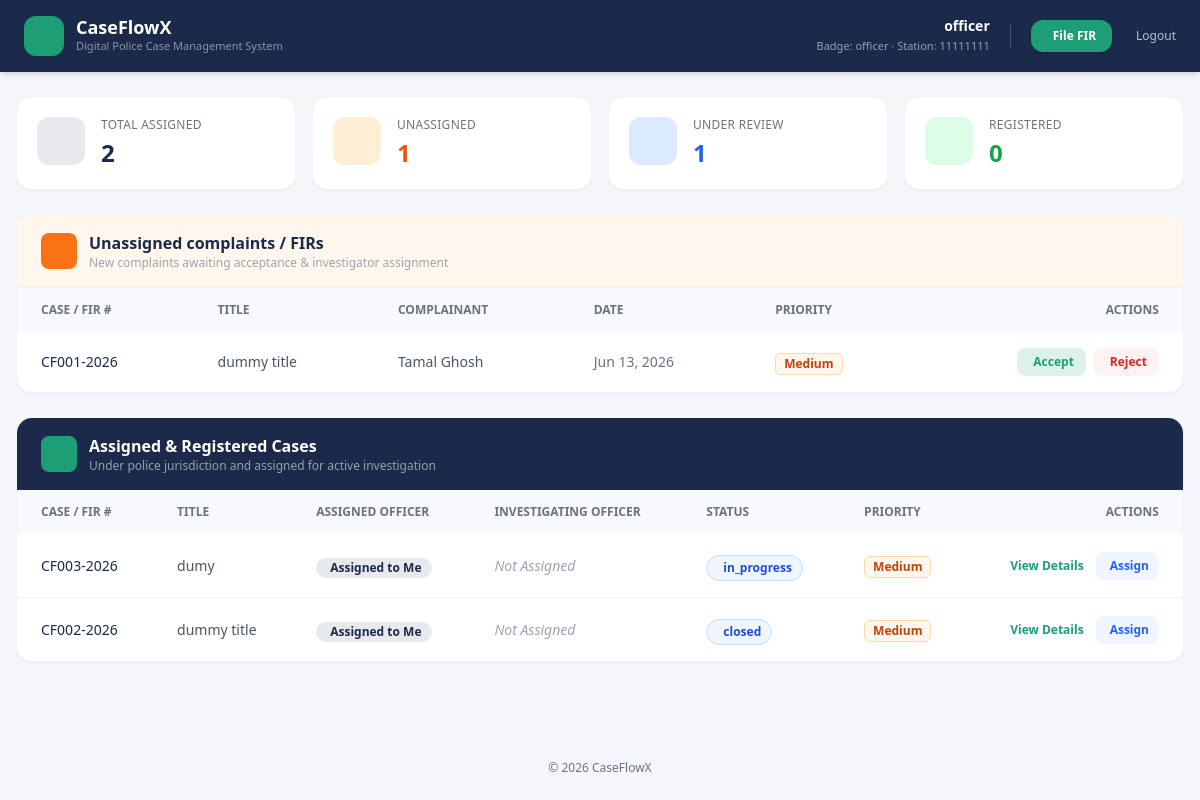
Before: /officer-dashboard.php (signed in) with the older database file.
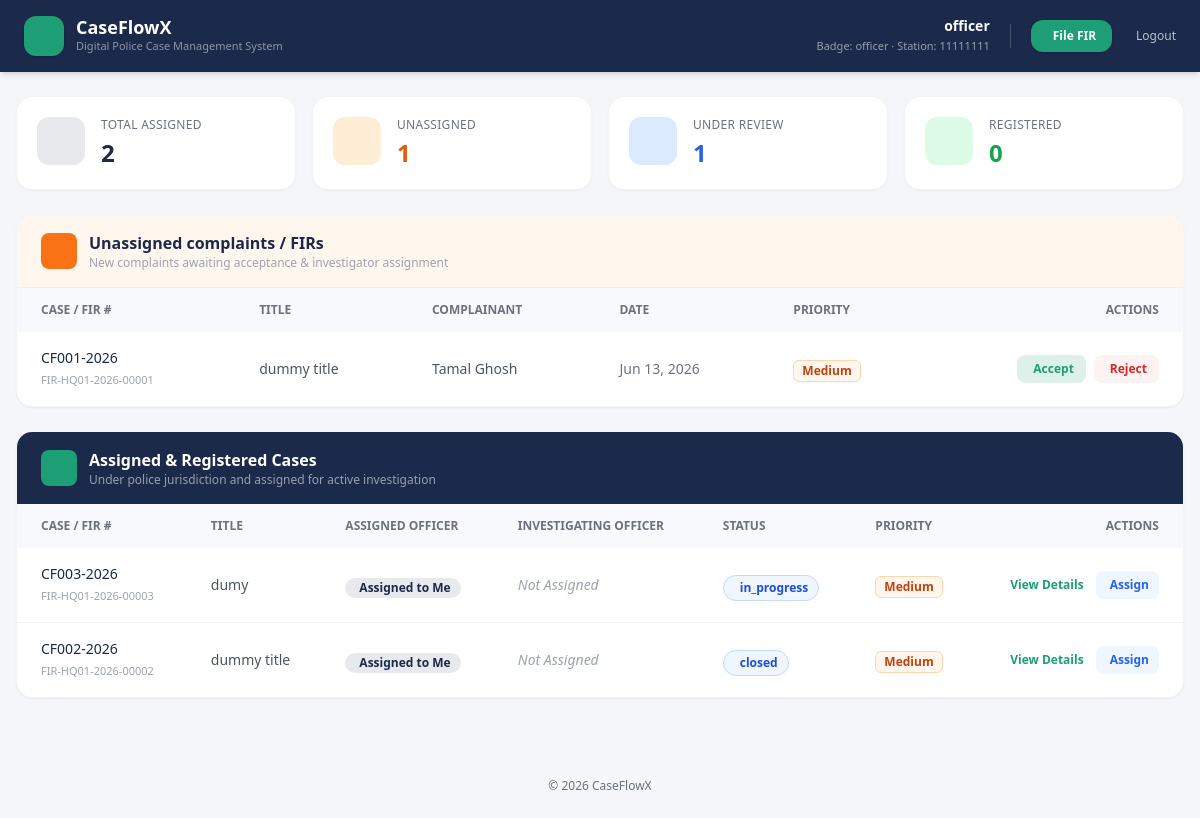
After: the same page with the newer database file.
### tables this page shows
CREATE TABLE officers (
            id              INTEGER PRIMARY KEY AUTOINCREMENT,
            badge_number    TEXT    NOT NULL UNIQUE,
            full_name       TEXT    NOT NULL,
            email           TEXT    UNIQUE,
            phone           TEXT    NOT NULL UNIQUE,
            station_code    TEXT    NOT NULL,
            role            TEXT    NOT NULL DEFAULT 'FIR Officer' CHECK(role IN ('FIR Officer','Supervisor','Admin')),
            password_hash   TEXT    NOT NULL,
            status          TEXT    NOT NULL DEFAULT 'active' CHECK(status IN ('active','suspended')),
            created_at      TEXT    NOT NULL DEFAULT (datetime('now')),
            last_login      TEXT
        );

CREATE TABLE cases (
            id              INTEGER PRIMARY KEY AUTOINCREMENT,
            citizen_id      INTEGER NOT NULL,
            case_number     TEXT    NOT NULL UNIQUE,
            title           TEXT    NOT NULL,
            description     TEXT    NOT NULL,
            status          TEXT    NOT NULL DEFAULT 'open' CHECK(status IN ('open','in_progress','resolved','closed')),
            priority        TEXT    NOT NULL DEFAULT 'low' CHECK(priority IN ('low','medium','high')),
            created_at      TEXT    NOT NULL DEFAULT (datetime('now')), fir_number TEXT, complainant_name TEXT, complainant_nid TEXT, complainant_phone TEXT, complainant_address TEXT, incident_date TEXT, incident_time TEXT, incident_location TEXT, incident_description TEXT, sections_applied TEXT, witness_details TEXT, officer_id INTEGER, station_code TEXT, investigating_officer TEXT, modified_by INTEGER, modified_at TEXT, investigator_id INTEGER,
            FOREIGN KEY (citizen_id) REFERENCES citizens(id) ON DELETE CASCADE
        );

CREATE TABLE citizens (
            id              INTEGER PRIMARY KEY AUTOINCREMENT,
            full_name       TEXT    NOT NULL,
            national_id     TEXT    NOT NULL UNIQUE,
            date_of_birth   TEXT    NOT NULL,
            gender          TEXT    NOT NULL CHECK(gender IN ('male','female','other')),
            phone           TEXT    NOT NULL UNIQUE,
            email           TEXT    UNIQUE,
            division        TEXT    NOT NULL,
            district        TEXT    NOT NULL,
            address         TEXT    NOT NULL,
            password_hash   TEXT    NOT NULL,
            status          TEXT    NOT NULL DEFAULT 'active' CHECK(status IN ('active','suspended')),
            created_at      TEXT    NOT NULL DEFAULT (datetime('now')),
            last_login      TEXT
        );

### db.php (called while the page is built, shortened)
<?php
function get_db(): PDO {
    static $pdo = null;
    if ($pdo !== null) return $pdo;
    try {
        $pdo = new PDO('sqlite:' . DB_PATH);
        $pdo->setAttribute(PDO::ATTR_ERRMODE, PDO::ERRMODE_EXCEPTION);
        $pdo->setAttribute(PDO::ATTR_DEFAULT_FETCH_MODE, PDO::FETCH_ASSOC);
        $pdo->exec('PRAGMA journal_mode=WAL');
        $pdo->exec('PRAGMA foreign_keys = ON');
    } catch (PDOException $e) {
        die("Database connection failed: " . $e->getMessage());
    }
    return $pdo;
}
function require_officer(): array {
    $db = get_db();
    $stmt = $db->prepare('SELECT id, badge_number, full_name, email, phone, station_code, role, status, created_at FROM officers WHERE id = ? AND status = ?');
    $stmt->execute([$_SESSION['officer_id'], 'active']);
    $officer = $stmt->fetch();
    return $officer;
}

### officer-dashboard.php (the view, shortened to what the rows shown need)
<?php
require_once __DIR__ . '/db.php';
$officer = require_officer();
$db = get_db();
$assignedCases = [];
try {
    $stmt = $db->query("
        SELECT c.*, o.full_name as officer_name,
               (SELECT COUNT(*) FROM fir_evidence WHERE case_id = c.id) as evidence_count
        FROM cases c
        LEFT JOIN officers o ON c.officer_id = o.id
        WHERE c.officer_id IS NOT NULL
        ORDER BY c.created_at DESC
    ");
    $assignedCases = $stmt->fetchAll();
} catch (PDOException $e) {
    error_log("Dashboard assigned cases error: " . $e->getMessage());
}
$unassignedCases = [];
try {
    $stmt = $db->query("
        SELECT c.*, ct.full_name as citizen_name
        FROM cases c
        LEFT JOIN citizens ct ON c.citizen_id = ct.id
        WHERE c.officer_id IS NULL AND (c.status = 'Submitted' OR c.status = 'open')
        ORDER BY c.created_at DESC
    ");
    $unassignedCases = $stmt->fetchAll();
} catch (PDOException $e) {
    error_log("Dashboard unassigned cases error: " . $e->getMessage());
}
?>
<!DOCTYPE html>
<html lang="en">
<head>
<link rel="stylesheet" href="https://cdn.jsdelivr.net/npm/@tabler/icons-webfont@3.19.0/dist/tabler-icons.min.css">
<script src="https://cdn.tailwindcss.com"></script>
</head>
<body class="bg-[#F4F6F9] min-h-screen flex flex-col justify-between">
  <div class="flex-grow">
<header class="bg-navy text-white shadow-md">
  <div class="max-w-7xl mx-auto px-6 py-4 flex flex-wrap items-center justify-between gap-4">
    <div class="flex items-center gap-3">
      <div>
        <h1 class="text-lg font-bold leading-none">CaseFlowX</h1>
      </div>
    </div>
    <div class="flex items-center gap-5 text-sm">
      <div class="hidden sm:block text-right">
        <div class="font-semibold text-white"><?= htmlspecialchars($officer['full_name']) ?></div>
        <div class="text-[11px] text-white/55">Badge: <?= htmlspecialchars($officer['badge_number']) ?> · Station: <?= htmlspecialchars($officer['station_code']) ?></div>
      </div>
    </div>
  </div>
</header>
<main class="max-w-7xl mx-auto px-4 py-6">
  <?php if (count($unassignedCases) > 0): ?>
  <div class="bg-white rounded-2xl shadow-sm border border-gray-100 overflow-hidden mb-6">
    <div class="bg-orange-50 border-b border-orange-100 px-6 py-4 flex items-center gap-3">
      <div>
        <h2 class="text-navy font-semibold text-base">Unassigned complaints / FIRs</h2>
      </div>
    </div>
    <div class="overflow-x-auto">
      <table class="w-full text-left">
        <thead class="bg-[#f8f9fc]">
          <tr>
            <th class="px-6 py-3.5 text-xs font-semibold text-gray-500 uppercase">Case / FIR #</th>
            <th class="px-6 py-3.5 text-xs font-semibold text-gray-500 uppercase">Title</th>
            <th class="px-6 py-3.5 text-xs font-semibold text-gray-500 uppercase">Complainant</th>
            <th class="px-6 py-3.5 text-xs font-semibold text-gray-500 uppercase">Date</th>
            <th class="px-6 py-3.5 text-xs font-semibold text-gray-500 uppercase">Priority</th>
            <th class="px-6 py-3.5 text-right text-xs font-semibold text-gray-500 uppercase">Actions</th>
          </tr>
        </thead>
        <tbody class="divide-y divide-gray-100">
          <?php foreach ($unassignedCases as $case): ?>
          <tr id="unassigned-row-<?= (int)$case['id'] ?>" class="hover:bg-gray-50/50 transition-colors">
            <td class="px-6 py-4 text-sm font-medium text-navy">
              <div><?= htmlspecialchars($case['case_number']) ?></div>
              <?php if (!empty($case['fir_number'])): ?>
                <div class="text-[11px] text-gray-400 font-normal mt-0.5"><?= htmlspecialchars($case['fir_number']) ?></div>
              <?php endif; ?>
            </td>
            <td class="px-6 py-4 text-sm text-gray-600 font-medium"><?= htmlspecialchars($case['title']) ?></td>
            <td class="px-6 py-4 text-sm text-gray-600"><?= htmlspecialchars($case['citizen_name'] ?? $case['complainant_name'] ?? '—') ?></td>
            <td class="px-6 py-4 text-sm text-gray-500"><?= date('M d, Y', strtotime($case['created_at'])) ?></td>
            <td class="px-6 py-4"><?= priorityBadge($case['priority']) ?></td>
            <td class="px-6 py-4 text-right">
              <div class="flex items-center justify-end gap-2">
                <button onclick="acceptCase(<?= (int)$case['id'] ?>, this)" class="bg-accent/15 text-accent hover:bg-accent hover:text-white px-3 py-1.5 rounded-lg text-xs font-bold flex items-center gap-1 transition">
                  <i class="ti ti-check"></i> Accept
                </button>
                <button onclick="rejectCase(<?= (int)$case['id'] ?>, this)" class="bg-red-50 text-red-600 hover:bg-red-600 hover:text-white px-3 py-1.5 rounded-lg text-xs font-bold flex items-center gap-1 transition">
                  <i class="ti ti-x"></i> Reject
                </button>
              </div>
            </td>
          </tr>
          <?php endforeach; ?>
        </tbody>
      </table>
    </div>
  </div>
  <?php endif; ?>
  <div class="bg-white rounded-2xl shadow-sm border border-gray-100 overflow-hidden">
    <div class="bg-navy px-6 py-4 flex items-center gap-3">
      <div>
        <h2 class="text-white font-semibold text-base">Assigned & Registered Cases</h2>
      </div>
    </div>
    <div class="overflow-x-auto">
      <table class="w-full text-left">
        <thead class="bg-[#f8f9fc]">
          <tr>
            <th class="px-6 py-3.5 text-xs font-semibold text-gray-500 uppercase">Case / FIR #</th>
            <th class="px-6 py-3.5 text-xs font-semibold text-gray-500 uppercase">Title</th>
            <th class="px-6 py-3.5 text-xs font-semibold text-gray-500 uppercase">Assigned Officer</th>
            <th class="px-6 py-3.5 text-xs font-semibold text-gray-500 uppercase">Investigating Officer</th>
            <th class="px-6 py-3.5 text-xs font-semibold text-gray-500 uppercase">Status</th>
            <th class="px-6 py-3.5 text-xs font-semibold text-gray-500 uppercase">Priority</th>
            <th class="px-6 py-3.5 text-right text-xs font-semibold text-gray-500 uppercase">Actions</th>
          </tr>
        </thead>
        <tbody class="divide-y divide-gray-100">
          <?php foreach ($assignedCases as $case):
            $isAssignedToMe = ((int)$case['officer_id'] === (int)$officer['id']);
          ?>
          <tr class="hover:bg-gray-50/50 transition-colors">
            <td class="px-6 py-4 text-sm font-medium text-navy">
              <div><?= htmlspecialchars($case['case_number']) ?></div>
              <?php if (!empty($case['fir_number'])): ?>
                <div class="text-[11px] text-gray-400 font-normal mt-0.5"><?= htmlspecialchars($case['fir_number']) ?></div>
              <?php endif; ?>
            </td>
            <td class="px-6 py-4 text-sm text-gray-600 font-medium"><?= htmlspecialchars($case['title']) ?></td>
            <td class="px-6 py-4 text-sm text-gray-600">
              <?php if ($isAssignedToMe): ?>
                <span class="inline-flex items-center gap-1 px-2.5 py-0.5 rounded-full text-xs font-semibold bg-navy/10 text-navy">
                  <i class="ti ti-user-check text-xs"></i> Assigned to Me
                </span>
              <?php else: ?>
                <span class="text-gray-700"><?= htmlspecialchars($case['officer_name'] ?? '—') ?></span>
              <?php endif; ?>
            </td>
            <td class="px-6 py-4 text-sm">
              <?php if (!empty($case['investigating_officer'])): ?>
                <div class="flex items-center gap-1.5 text-gray-800 font-semibold">
                  <i class="ti ti-user-shield text-accent text-base"></i>
                  <span><?= htmlspecialchars($case['investigating_officer']) ?></span>
                </div>
              <?php else: ?>
                <span class="text-gray-400 italic">Not Assigned</span>
              <?php endif; ?>
            </td>
            <td class="px-6 py-4"><?= statusBadge($case['status']) ?></td>
            <td class="px-6 py-4"><?= priorityBadge($case['priority']) ?></td>
            <td class="px-6 py-4 text-right">
              <div class="flex items-center justify-end gap-3">
                <a href="case-details.php?id=<?= (int)$case['id'] ?>" class="text-accent hover:text-accent-dark font-bold text-xs flex items-center gap-0.5">
                  <i class="ti ti-external-link"></i> View Details
                </a>
                <?php if ($isAssignedToMe): ?>
                  <button onclick="openAssignModal(<?= (int)$case['id'] ?>, '<?= htmlspecialchars($case['investigating_officer'] ?? '') ?>')" class="bg-blue-50 text-blue-600 hover:bg-blue-600 hover:text-white px-2.5 py-1.5 rounded-lg text-xs font-bold flex items-center gap-1 transition">
                    <i class="ti ti-user-shield"></i> Assign
                  </button>
                <?php endif; ?>
              </div>
            </td>
          </tr>
          <?php endforeach; ?>
        </tbody>
      </table>
    </div>
  </div>
</main>
<?php
function statusBadge(string $status): string {
    $map = [
        'Submitted'     => ['bg-blue-50 text-blue-700 border-blue-200', 'ti-send', 'Submitted'],
        'open'          => ['bg-blue-50 text-blue-700 border-blue-200', 'ti-send', 'Submitted'],
        'Under Review'  => ['bg-orange-50 text-orange-700 border-orange-200', 'ti-eye', 'Under Review'],
        'Registered'    => ['bg-green-50 text-green-700 border-green-200', 'ti-circle-check', 'Registered'],
        'Rejected'      => ['bg-red-50 text-red-700 border-red-200', 'ti-x', 'Rejected'],
    ];
    [$cls, $ico, $lbl] = $map[$status] ?? [$map['Submitted'][0], $map['Submitted'][1], $status];
    return "<span class=\"inline-flex items-center gap-1.5 px-2.5 py-1 rounded-full text-xs font-semibold border {$cls}\"><i class=\"ti {$ico}\"></i> {$lbl}</span>";
}
function priorityBadge(string $priority): string {
    $map = [
        'low'    => ['bg-gray-100 text-gray-600 border-gray-200', 'Low'],
        'medium' => ['bg-orange-50 text-orange-700 border-orange-200', 'Medium'],
        'high'   => ['bg-red-50 text-red-700 border-red-200', 'High'],
    ];
    [$cls, $lbl] = $map[$priority] ?? [$map['low'][0], ucfirst($priority)];
    return "<span class=\"inline-flex items-center px-2 py-0.5 rounded-md text-xs font-semibold border {$cls}\">{$lbl}</span>";
}
?>
  </div>
</body>
</html>

Changed rows visible on the page:
changed cases "Tamal Ghosh": fir_number (not shown) → "FIR-HQ01-2026-00001"
changed cases "dumy": fir_number (not shown) → "FIR-HQ01-2026-00003"
changed cases: fir_number (not shown) → "FIR-HQ01-2026-00002"
